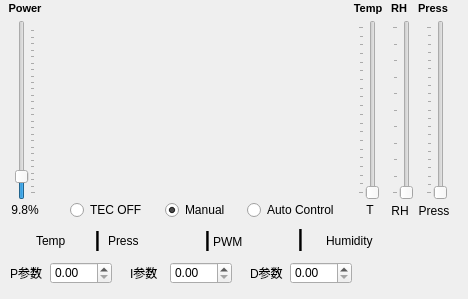
<?xml version="1.0" encoding="UTF-8"?>
<ui version="4.0">
 <class>TempControl</class>
 <widget class="QDialog" name="TempControl">
  <property name="geometry">
   <rect>
    <x>0</x>
    <y>0</y>
    <width>468</width>
    <height>299</height>
   </rect>
  </property>
  <property name="font">
   <font>
    <family>Tahoma</family>
   </font>
  </property>
  <property name="windowTitle">
   <string>Temperature Control</string>
  </property>
  <property name="windowIcon">
   <iconset resource="../res.qrc">
    <normaloff>:/image/EZCAP_Icon.ico</normaloff>:/image/EZCAP_Icon.ico</iconset>
  </property>
  <widget class="QRadioButton" name="rBtn_autoControl">
   <property name="geometry">
    <rect>
     <x>247</x>
     <y>202</y>
     <width>101</width>
     <height>16</height>
    </rect>
   </property>
   <property name="font">
    <font>
     <family>Tahoma</family>
     <weight>50</weight>
     <bold>false</bold>
    </font>
   </property>
   <property name="styleSheet">
    <string notr="true"/>
   </property>
   <property name="text">
    <string>Auto Control</string>
   </property>
  </widget>
  <widget class="QRadioButton" name="rBtn_TECOFF">
   <property name="geometry">
    <rect>
     <x>70</x>
     <y>202</y>
     <width>71</width>
     <height>16</height>
    </rect>
   </property>
   <property name="text">
    <string>TEC OFF</string>
   </property>
  </widget>
  <widget class="QLabel" name="label_power">
   <property name="geometry">
    <rect>
     <x>5</x>
     <y>0</y>
     <width>40</width>
     <height>16</height>
    </rect>
   </property>
   <property name="font">
    <font>
     <family>Tahoma</family>
     <pointsize>8</pointsize>
     <weight>75</weight>
     <bold>true</bold>
    </font>
   </property>
   <property name="text">
    <string>Power</string>
   </property>
   <property name="alignment">
    <set>Qt::AlignCenter</set>
   </property>
  </widget>
  <widget class="QSlider" name="vSlider_power_tempControl">
   <property name="geometry">
    <rect>
     <x>15</x>
     <y>20</y>
     <width>21</width>
     <height>180</height>
    </rect>
   </property>
   <property name="maximum">
    <number>255</number>
   </property>
   <property name="value">
    <number>25</number>
   </property>
   <property name="sliderPosition">
    <number>25</number>
   </property>
   <property name="orientation">
    <enum>Qt::Vertical</enum>
   </property>
   <property name="invertedAppearance">
    <bool>false</bool>
   </property>
   <property name="invertedControls">
    <bool>false</bool>
   </property>
   <property name="tickPosition">
    <enum>QSlider::TicksBelow</enum>
   </property>
   <property name="tickInterval">
    <number>0</number>
   </property>
  </widget>
  <widget class="QRadioButton" name="rBtn_manuel">
   <property name="geometry">
    <rect>
     <x>165</x>
     <y>202</y>
     <width>61</width>
     <height>16</height>
    </rect>
   </property>
   <property name="text">
    <string>Manual</string>
   </property>
   <property name="checked">
    <bool>true</bool>
   </property>
  </widget>
  <widget class="QLabel" name="label_temp">
   <property name="geometry">
    <rect>
     <x>349</x>
     <y>0</y>
     <width>38</width>
     <height>16</height>
    </rect>
   </property>
   <property name="font">
    <font>
     <family>Tahoma</family>
     <pointsize>8</pointsize>
     <weight>75</weight>
     <bold>true</bold>
    </font>
   </property>
   <property name="layoutDirection">
    <enum>Qt::LeftToRight</enum>
   </property>
   <property name="text">
    <string>Temp</string>
   </property>
   <property name="alignment">
    <set>Qt::AlignCenter</set>
   </property>
  </widget>
  <widget class="QLabel" name="label_image_tempControl">
   <property name="geometry">
    <rect>
     <x>36</x>
     <y>18</y>
     <width>320</width>
     <height>180</height>
    </rect>
   </property>
   <property name="scaledContents">
    <bool>true</bool>
   </property>
  </widget>
  <widget class="QWidget" name="status_tempcontrol" native="true">
   <property name="geometry">
    <rect>
     <x>26</x>
     <y>229</y>
     <width>371</width>
     <height>22</height>
    </rect>
   </property>
   <widget class="QLabel" name="tempStatus_tempControl">
    <property name="geometry">
     <rect>
      <x>10</x>
      <y>3</y>
      <width>54</width>
      <height>18</height>
     </rect>
    </property>
    <property name="text">
     <string>Temp</string>
    </property>
    <property name="alignment">
     <set>Qt::AlignLeading|Qt::AlignLeft|Qt::AlignVCenter</set>
    </property>
   </widget>
   <widget class="QLabel" name="PressStatus_tempControl">
    <property name="geometry">
     <rect>
      <x>82</x>
      <y>2</y>
      <width>91</width>
      <height>20</height>
     </rect>
    </property>
    <property name="text">
     <string>Press</string>
    </property>
    <property name="alignment">
     <set>Qt::AlignLeading|Qt::AlignLeft|Qt::AlignVCenter</set>
    </property>
   </widget>
   <widget class="QLabel" name="PWMStatus_tempControl">
    <property name="geometry">
     <rect>
      <x>187</x>
      <y>4</y>
      <width>81</width>
      <height>18</height>
     </rect>
    </property>
    <property name="text">
     <string>PWM</string>
    </property>
    <property name="alignment">
     <set>Qt::AlignLeading|Qt::AlignLeft|Qt::AlignVCenter</set>
    </property>
   </widget>
   <widget class="Line" name="line1_tempcontrol">
    <property name="geometry">
     <rect>
      <x>70</x>
      <y>2</y>
      <width>3</width>
      <height>22</height>
     </rect>
    </property>
    <property name="styleSheet">
     <string notr="true">background-color: qlineargradient(spread:pad, x1:0, y1:0, x2:1, y2:0, stop:0 rgba(48, 48, 48, 255), stop:0.166 rgba(48, 48, 48, 255), stop:0.333 rgba(0, 0, 0, 255), stop:0.5 rgba(0, 0, 0, 255), stop:0.51 rgba(83, 83, 83, 255), stop:1 rgba(83, 83, 83, 255));</string>
    </property>
    <property name="frameShadow">
     <enum>QFrame::Plain</enum>
    </property>
    <property name="orientation">
     <enum>Qt::Vertical</enum>
    </property>
   </widget>
   <widget class="Line" name="line2_tempcontrol">
    <property name="geometry">
     <rect>
      <x>180</x>
      <y>2</y>
      <width>3</width>
      <height>22</height>
     </rect>
    </property>
    <property name="styleSheet">
     <string notr="true">background-color: qlineargradient(spread:pad, x1:0, y1:0, x2:1, y2:0, stop:0 rgba(48, 48, 48, 255), stop:0.166 rgba(48, 48, 48, 255), stop:0.333 rgba(0, 0, 0, 255), stop:0.5 rgba(0, 0, 0, 255), stop:0.51 rgba(83, 83, 83, 255), stop:1 rgba(83, 83, 83, 255));</string>
    </property>
    <property name="frameShadow">
     <enum>QFrame::Plain</enum>
    </property>
    <property name="orientation">
     <enum>Qt::Vertical</enum>
    </property>
   </widget>
   <widget class="Line" name="line3_tempcontrol">
    <property name="geometry">
     <rect>
      <x>273</x>
      <y>0</y>
      <width>3</width>
      <height>22</height>
     </rect>
    </property>
    <property name="styleSheet">
     <string notr="true">background-color: qlineargradient(spread:pad, x1:0, y1:0, x2:1, y2:0, stop:0 rgba(48, 48, 48, 255), stop:0.166 rgba(48, 48, 48, 255), stop:0.333 rgba(0, 0, 0, 255), stop:0.5 rgba(0, 0, 0, 255), stop:0.51 rgba(83, 83, 83, 255), stop:1 rgba(83, 83, 83, 255));</string>
    </property>
    <property name="frameShadow">
     <enum>QFrame::Plain</enum>
    </property>
    <property name="orientation">
     <enum>Qt::Vertical</enum>
    </property>
   </widget>
   <widget class="QLabel" name="HumidityStatus_tempControl">
    <property name="geometry">
     <rect>
      <x>300</x>
      <y>3</y>
      <width>71</width>
      <height>18</height>
     </rect>
    </property>
    <property name="text">
     <string>Humidity</string>
    </property>
    <property name="alignment">
     <set>Qt::AlignLeading|Qt::AlignLeft|Qt::AlignVCenter</set>
    </property>
   </widget>
  </widget>
  <widget class="QLabel" name="label_P">
   <property name="geometry">
    <rect>
     <x>10</x>
     <y>262</y>
     <width>54</width>
     <height>22</height>
    </rect>
   </property>
   <property name="text">
    <string>P参数</string>
   </property>
  </widget>
  <widget class="QDoubleSpinBox" name="doubleSpinBox_P">
   <property name="geometry">
    <rect>
     <x>50</x>
     <y>262</y>
     <width>62</width>
     <height>22</height>
    </rect>
   </property>
   <property name="maximum">
    <double>5.000000000000000</double>
   </property>
   <property name="singleStep">
    <double>0.100000000000000</double>
   </property>
  </widget>
  <widget class="QLabel" name="label_I">
   <property name="geometry">
    <rect>
     <x>130</x>
     <y>262</y>
     <width>54</width>
     <height>22</height>
    </rect>
   </property>
   <property name="text">
    <string>I参数</string>
   </property>
  </widget>
  <widget class="QDoubleSpinBox" name="doubleSpinBox_I">
   <property name="geometry">
    <rect>
     <x>170</x>
     <y>262</y>
     <width>62</width>
     <height>22</height>
    </rect>
   </property>
   <property name="maximum">
    <double>240.000000000000000</double>
   </property>
  </widget>
  <widget class="QLabel" name="label_D">
   <property name="geometry">
    <rect>
     <x>250</x>
     <y>262</y>
     <width>54</width>
     <height>22</height>
    </rect>
   </property>
   <property name="text">
    <string>D参数</string>
   </property>
  </widget>
  <widget class="QDoubleSpinBox" name="doubleSpinBox_D">
   <property name="geometry">
    <rect>
     <x>290</x>
     <y>262</y>
     <width>62</width>
     <height>22</height>
    </rect>
   </property>
   <property name="maximum">
    <double>30.000000000000000</double>
   </property>
  </widget>
  <widget class="QLabel" name="label_power_tempControl">
   <property name="geometry">
    <rect>
     <x>5</x>
     <y>202</y>
     <width>40</width>
     <height>16</height>
    </rect>
   </property>
   <property name="text">
    <string>9.8%</string>
   </property>
   <property name="alignment">
    <set>Qt::AlignCenter</set>
   </property>
  </widget>
  <widget class="QLabel" name="label_temp_tempControl">
   <property name="geometry">
    <rect>
     <x>350</x>
     <y>202</y>
     <width>40</width>
     <height>16</height>
    </rect>
   </property>
   <property name="text">
    <string>T</string>
   </property>
   <property name="alignment">
    <set>Qt::AlignCenter</set>
   </property>
  </widget>
  <widget class="QSlider" name="vSlider_Humidity_tempCotrol">
   <property name="geometry">
    <rect>
     <x>392</x>
     <y>20</y>
     <width>21</width>
     <height>180</height>
    </rect>
   </property>
   <property name="styleSheet">
    <string notr="true"/>
   </property>
   <property name="maximum">
    <number>100</number>
   </property>
   <property name="pageStep">
    <number>10</number>
   </property>
   <property name="value">
    <number>0</number>
   </property>
   <property name="sliderPosition">
    <number>0</number>
   </property>
   <property name="orientation">
    <enum>Qt::Vertical</enum>
   </property>
   <property name="tickPosition">
    <enum>QSlider::TicksAbove</enum>
   </property>
   <property name="tickInterval">
    <number>0</number>
   </property>
  </widget>
  <widget class="QLabel" name="label_Humidity">
   <property name="geometry">
    <rect>
     <x>380</x>
     <y>0</y>
     <width>38</width>
     <height>16</height>
    </rect>
   </property>
   <property name="font">
    <font>
     <family>Tahoma</family>
     <pointsize>8</pointsize>
     <weight>75</weight>
     <bold>true</bold>
    </font>
   </property>
   <property name="layoutDirection">
    <enum>Qt::LeftToRight</enum>
   </property>
   <property name="text">
    <string>RH</string>
   </property>
   <property name="alignment">
    <set>Qt::AlignCenter</set>
   </property>
  </widget>
  <widget class="QLabel" name="label_Humidity_tempControl">
   <property name="geometry">
    <rect>
     <x>380</x>
     <y>203</y>
     <width>40</width>
     <height>16</height>
    </rect>
   </property>
   <property name="text">
    <string>RH</string>
   </property>
   <property name="alignment">
    <set>Qt::AlignCenter</set>
   </property>
  </widget>
  <widget class="QSlider" name="vSlider_temp_tempCotrol">
   <property name="geometry">
    <rect>
     <x>358</x>
     <y>20</y>
     <width>21</width>
     <height>180</height>
    </rect>
   </property>
   <property name="styleSheet">
    <string notr="true"/>
   </property>
   <property name="maximum">
    <number>190</number>
   </property>
   <property name="pageStep">
    <number>10</number>
   </property>
   <property name="value">
    <number>0</number>
   </property>
   <property name="sliderPosition">
    <number>0</number>
   </property>
   <property name="orientation">
    <enum>Qt::Vertical</enum>
   </property>
   <property name="tickPosition">
    <enum>QSlider::TicksAbove</enum>
   </property>
   <property name="tickInterval">
    <number>0</number>
   </property>
  </widget>
  <widget class="QSlider" name="vSlider_Press_tempCotrol">
   <property name="geometry">
    <rect>
     <x>426</x>
     <y>20</y>
     <width>21</width>
     <height>180</height>
    </rect>
   </property>
   <property name="styleSheet">
    <string notr="true"/>
   </property>
   <property name="maximum">
    <number>200</number>
   </property>
   <property name="pageStep">
    <number>10</number>
   </property>
   <property name="value">
    <number>0</number>
   </property>
   <property name="sliderPosition">
    <number>0</number>
   </property>
   <property name="orientation">
    <enum>Qt::Vertical</enum>
   </property>
   <property name="tickPosition">
    <enum>QSlider::TicksAbove</enum>
   </property>
   <property name="tickInterval">
    <number>0</number>
   </property>
  </widget>
  <widget class="QLabel" name="label_Press_tempControl">
   <property name="geometry">
    <rect>
     <x>414</x>
     <y>203</y>
     <width>40</width>
     <height>16</height>
    </rect>
   </property>
   <property name="text">
    <string>Press</string>
   </property>
   <property name="alignment">
    <set>Qt::AlignCenter</set>
   </property>
  </widget>
  <widget class="QLabel" name="label_Press">
   <property name="geometry">
    <rect>
     <x>414</x>
     <y>0</y>
     <width>38</width>
     <height>16</height>
    </rect>
   </property>
   <property name="font">
    <font>
     <family>Tahoma</family>
     <pointsize>8</pointsize>
     <weight>75</weight>
     <bold>true</bold>
    </font>
   </property>
   <property name="layoutDirection">
    <enum>Qt::LeftToRight</enum>
   </property>
   <property name="text">
    <string>Press</string>
   </property>
   <property name="alignment">
    <set>Qt::AlignCenter</set>
   </property>
  </widget>
 </widget>
 <resources>
  <include location="../res.qrc"/>
 </resources>
 <connections/>
</ui>
